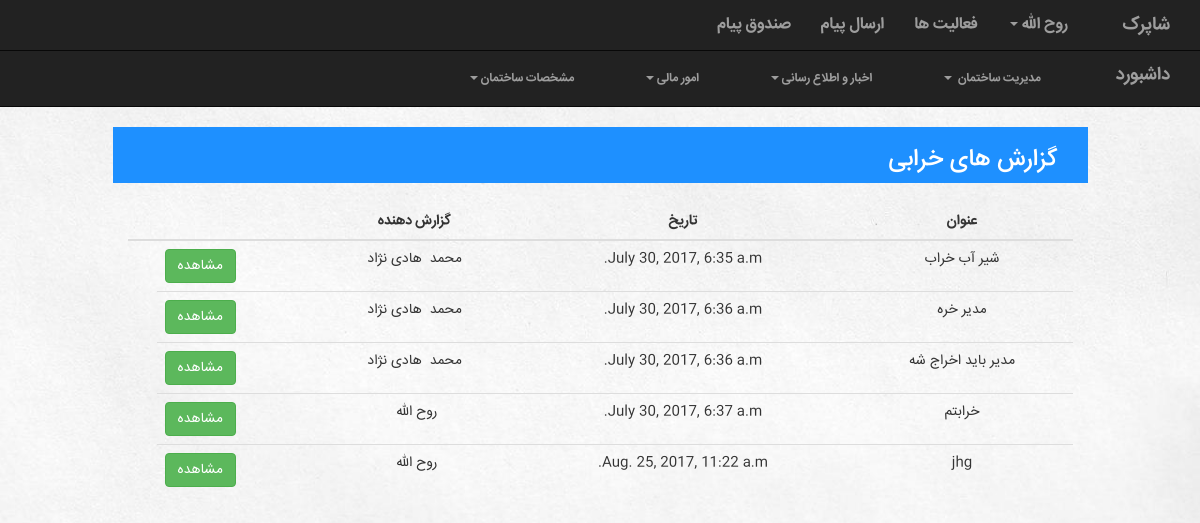
Screenshot of /building/1/failureReport/ (signed in) with the database file from the repository.
### building/models.py (models this page shows, shortened)
class Building(models.Model):
    manager = models.ForeignKey(Account, on_delete=models.CASCADE)
    name = models.CharField(max_length=100)
    Address = models.CharField(max_length=300)
    info = models.TextField()

class FailureReport(models.Model):
    building = models.ForeignKey(Building, on_delete=models.CASCADE)
    account = models.ForeignKey(Account, on_delete=models.CASCADE)
    date = models.DateTimeField()
    text = models.TextField()
    subject = models.CharField(max_length=100)

### manageUser/models.py (models this page shows, shortened)
class Account(models.Model):
    user = models.OneToOneField(User, on_delete=models.CASCADE)
    type = models.IntegerField(default=UserType.MANAGER)
    activation_key = models.CharField(max_length=40, blank=True, null=True)

### building/views.py (the view)
# urls.py: url(r'^(?P<building_id>[0-9]+)/failureReport/$', views.failureReport, name="failureReport"),
def failureReport(request, building_id):
    context = {'all_failureReport':FailureReport.objects.filter(building=building_id),
               'Listname': 'گزارش های خرابی',
               'title1': 'عنوان',
               'title2': 'تاریخ',
               'title3': 'گزارش دهنده',
               'building': Building.objects.get(pk=building_id),
               'accountType': Account.objects.get(user=request.user).type
               }
    return render(request, 'building/failureReport.html', context)

### building/templates/building/failureReport.html (shortened to what this page needs)
{% extends 'building/UserNavBar.html' %}
{% load staticfiles %}
{% block navbar %}{% if accountType == 1 %} {% include 'building/managerNavBar.html' %} {% else %} {% include 'building/neighborNavBar.html' %}  {% endif %}{% endblock %}
{% block body %}
 <div class="col-sm-12">
        <div class="listContainer col-sm-10 col-lg-offset-1">
            <div class="listTitle pull-right col-sm-12">
                <h3> {{ Listname }} </h3>
            </div>
        </div>
        <div class="col-sm-10 col-lg-offset-1">
            <br>
            <table class="table table-hover">
                <thead>
                    <tr>
                        <th>{{ title1 }}</th>
                        <th>{{ title2 }}</th>
                        <th>{{ title3 }}</th>
                        <th></th>
                        <th></th>
                    </tr>
                </thead>
                <tbody>
                {% for f in all_failureReport %}
                    <tr>
                        <td>{{ f.subject }}</td>
                        <td>{{ f.date }}</td>
                        <td>{{ f.account.user.first_name }}&nbsp; {{ f.account.user.last_name }}</td>
                    <td class="link">
                        <a href="{% url 'building:rfailureReportm' building_id=building.id pk=f.id %}"><button type="button" class="btn btn-success">مشاهده</button></a>
                        </td>
                    </tr>
                {% endfor %}
                </tbody>
            </table>
        </div>
    </div>
{% endblock %}

### building/templates/building/UserNavBar.html (shortened to what this page needs)
<!DOCTYPE html>
<html lang="fa">
<head>
    <link rel="stylesheet" href="https://maxcdn.bootstrapcdn.com/bootstrap/3.3.7/css/bootstrap.min.css">
</head>
{% load staticfiles %}
<link rel="stylesheet" href="{% static 'building/BuildingNavBarStyle.css' %}">
<link rel="stylesheet" href="{% static 'building/BuildingListStyle.css' %}">
<link rel="stylesheet" href="{% static 'building/ModalStyle.css' %}">
<link rel="stylesheet" href="{% static 'building/TableStyle.css' %}">
<link rel="stylesheet" href="{% static 'building/dashboardStyle.css' %}">
<link rel="stylesheet" href="{% static 'building/pollFormStyle.css' %}">
<link rel="stylesheet" href="{% static 'building/chart.css' %}">
    {% load i18n admin_modify %}
<body>
<nav class="navbar navbar-inverse navbar-fixed-top" style="position: fixed">
      <div class="container-fluid" >
            <div class="navbar-header pull-right">
              <a class="navbar-brand active" href="{% url 'building:building' %}">{% if building %} {{ building.name}} {% else %} لیست ساختمان ها {% endif %} </a>
            </div>
            <div class="collapse navbar-collapse" id="topNavBar">
                  <ul class="nav navbar-nav pull-right">
                      <li><a href="{% url 'building:inbox' %}">صندوق پیام</a></li>
                      <li><a href="{% url 'building:sendmessage' %}">ارسال پیام</a></li>
                      <li><a href="{% url 'building:activities' %}">فعالیت ها <span class="sr-only">(current)</span></a></li>
                      <li class="dropdown">
                          <a href="#" class="dropdown-toggle" data-toggle="dropdown" role="button" aria-haspopup="true" aria-expanded="false">{{ request.user.first_name }} <span class="caret"></span></a>
                      </li>
                  </ul>
            </div>
      </div>
</nav>
<div style="height: 30px">
</div>
{% block navbar %}
{% endblock %}
{% block body %}
{% endblock %}
</body>
</html>

### building/static/building/BuildingNavBarStyle.css (style rules this page uses)
nav { font-family: IRANSans; font-weight: bolder; font-size: medium; }
ul { list-style: none; }
body { direction: rtl; text-align: center; background-image: url("../images/Background.jpg"); background-size: cover; }

### building/static/building/BuildingListStyle.css (style rules this page uses)
a { color: white; }
body { font-family: IRANSans; }

### building/static/building/TableStyle.css (style rules this page uses)
.table>thead>tr>th { text-align: center; }
.link { direction: ltr; text-align: left; }
.listTitle { text-align: right; }
.listContainer { background-color: dodgerblue; color: white; }

### building/static/building/pollFormStyle.css (style rules this page uses)
body { margin-top: 20px; }

### rows the page displays
Building: name "شاپرک"
FailureReport: subject "شیر آب خراب", date "July 30, 2017, 6:35 a.m.", account.user.first_name "محمد", account.user.last_name "هادی نژاد"
FailureReport: subject "مدیر خره", date "July 30, 2017, 6:36 a.m.", account.user.first_name "محمد", account.user.last_name "هادی نژاد"
FailureReport: subject "مدیر باید اخراج شه", date "July 30, 2017, 6:36 a.m.", account.user.first_name "محمد", account.user.last_name "هادی نژاد"
FailureReport: subject "خرابتم", date "July 30, 2017, 6:37 a.m.", account.user.first_name "روح الله"
FailureReport: subject "jhg", date "Aug. 25, 2017, 11:22 a.m.", account.user.first_name "روح الله"

### other values shown
{{ request.user.first_name }} "روح الله"
{{ Listname }} "گزارش های خرابی"
{{ title1 }} "عنوان"
{{ title2 }} "تاریخ"
{{ title3 }} "گزارش دهنده"
